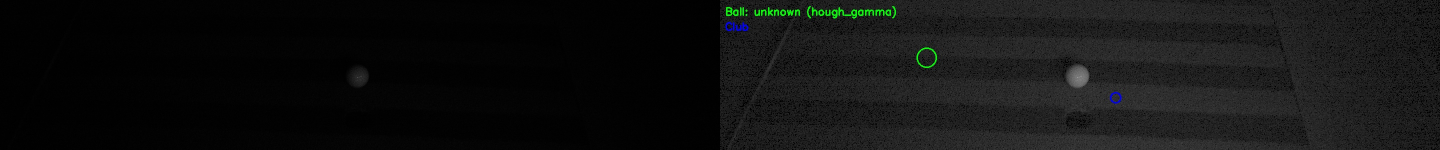
#> input picture enhanced_debug/debug_001.jpg, 2880 x 300 px, given as the content of the folder nalysis_Final_ver8/shot-image-jpg/7iron_no_marker_ball_shot1, which was not available (shown at 1/2 size)
$ python enhanced_golf_analyzer.py
#> lines starting #> are read from the running program, lines starting #| are printed output that depends on the picture; after the words box and inside, x2 and y2 are one past the last pixel; in counts of white or black regions, pixels touching at a corner belong together; pictures that were not available may be replaced by others from this repository, and a replacement may not be noted
#!/usr/bin/env python3
# -*- coding: utf-8 -*-
"""
Enhanced Golf Analyzer v4.0
소프트웨어 기반 이미지 향상 및 검출 개선 시스템
하드웨어 추가 없이 검출률 극대화
"""

import cv2
import numpy as np
import os
import pandas as pd
from typing import Optional, Dict, List, Tuple
from dataclasses import dataclass
from datetime import datetime
import math


@dataclass
class BallData:
    """골프공 데이터"""
    frame_num: int
    x: float
    y: float
    radius: float = 0.0
    velocity: float = 0.0
    launch_angle: float = 0.0
    direction_angle: float = 0.0
    backspin: float = 0.0
    sidespin: float = 0.0
    spin_axis: float = 0.0
    confidence: float = 0.0
    motion_state: str = "unknown"
    detection_method: str = ""


@dataclass
class ClubData:
    """클럽 데이터"""
    frame_num: int
    x: float
    y: float
    area: float = 0.0
    club_speed: float = 0.0
    attack_angle: float = 0.0
    face_angle: float = 0.0
    club_path: float = 0.0
    face_to_path: float = 0.0
    smash_factor: float = 0.0
    confidence: float = 0.0


class ImageEnhancer:
    """이미지 향상 처리기"""

    @staticmethod
    def enhance_dark_image(img: np.ndarray) -> Dict[str, np.ndarray]:
        """어두운 이미지 향상 - 여러 기법 적용"""
        enhanced_images = {}

        # 1. Gamma Correction (밝기 향상)
        gamma = 2.5  # 어두운 이미지를 위한 높은 감마값
        inv_gamma = 1.0 / gamma
        table = np.array([((i / 255.0) ** inv_gamma) * 255 for i in np.arange(0, 256)]).astype("uint8")
        enhanced_images['gamma'] = cv2.LUT(img, table)

        # 2. CLAHE (Contrast Limited Adaptive Histogram Equalization)
        gray = cv2.cvtColor(img, cv2.COLOR_BGR2GRAY)
        clahe = cv2.createCLAHE(clipLimit=4.0, tileGridSize=(8,8))
        enhanced_gray = clahe.apply(gray)
        enhanced_images['clahe'] = cv2.cvtColor(enhanced_gray, cv2.COLOR_GRAY2BGR)

        # 3. Histogram Stretching
        # 각 채널별로 스트레칭
        stretched = img.copy()
        for i in range(3):
            channel = img[:,:,i]
            min_val = np.min(channel)
            max_val = np.max(channel)
            if max_val > min_val:
                stretched[:,:,i] = ((channel - min_val) / (max_val - min_val) * 255).astype(np.uint8)
        enhanced_images['stretched'] = stretched

        # 4. Adaptive Threshold (이진화로 객체 강조)
        adaptive_thresh = cv2.adaptiveThreshold(gray, 255,
                                               cv2.ADAPTIVE_THRESH_GAUSSIAN_C,
                                               cv2.THRESH_BINARY, 11, 2)
        enhanced_images['adaptive'] = cv2.cvtColor(adaptive_thresh, cv2.COLOR_GRAY2BGR)

        # 5. 밝기/대비 조정
        alpha = 3.0  # 대비 (1.0-3.0)
        beta = 50    # 밝기 (0-100)
        adjusted = cv2.convertScaleAbs(img, alpha=alpha, beta=beta)
        enhanced_images['brightness'] = adjusted

        # 6. Unsharp Masking (선명도 향상)
        gaussian = cv2.GaussianBlur(img, (0, 0), 2.0)
        unsharp = cv2.addWeighted(img, 2.0, gaussian, -1.0, 0)
        enhanced_images['unsharp'] = unsharp

        return enhanced_images


class ROIBasedDetector:
    """ROI 기반 검출기 - 골프공이 나타날 가능성이 높은 영역 집중"""

    def __init__(self):
        self.ball_roi_history = []  # 이전 볼 위치 기록
        self.roi_size = 100  # ROI 크기

    def get_search_rois(self, img_shape: Tuple[int, int]) -> List[Tuple[int, int, int, int]]:
        """검색할 ROI 영역들 반환"""
        height, width = img_shape[:2]
        rois = []

        # 1. 이전 검출 위치 주변
        if self.ball_roi_history:
            last_pos = self.ball_roi_history[-1]
            x, y = last_pos
            roi = (
                max(0, x - self.roi_size//2),
                max(0, y - self.roi_size//2),
                min(width, x + self.roi_size//2),
                min(height, y + self.roi_size//2)
            )
            rois.append(roi)

        # 2. 일반적인 골프공 위치 (화면 중앙 영역)
        center_x, center_y = width // 2, height // 2
        rois.append((
            center_x - width//4, center_y - height//3,
            center_x + width//4, center_y + height//3
        ))

        # 3. 전체 이미지 (폴백)
        rois.append((0, 0, width, height))

        return rois

    def update_history(self, x: int, y: int):
        """검출 위치 업데이트"""
        self.ball_roi_history.append((x, y))
        if len(self.ball_roi_history) > 10:
            self.ball_roi_history.pop(0)


class AdvancedBallDetector:
    """개선된 볼 검출기"""

    def __init__(self):
        self.roi_detector = ROIBasedDetector()
        self.min_radius = 2  # 더 작은 반경도 검출
        self.max_radius = 20

    def detect_ball_multi_method(self, img: np.ndarray, enhanced_imgs: Dict[str, np.ndarray],
                                 frame_num: int) -> Optional[BallData]:
        """다중 방법으로 볼 검출"""

        # 모든 향상된 이미지에서 검출 시도
        all_detections = []

        for enhance_type, enhanced_img in enhanced_imgs.items():
            # ROI 영역들 가져오기
            rois = self.roi_detector.get_search_rois(enhanced_img.shape)

            for roi in rois:
                x1, y1, x2, y2 = roi
                roi_img = enhanced_img[y1:y2, x1:x2]

                # 방법 1: 밝은 점 검출
                detection = self._detect_bright_spot(roi_img, frame_num, enhance_type)
                if detection:
                    detection.x += x1
                    detection.y += y1
                    all_detections.append(detection)

                # 방법 2: Circle Hough Transform
                detection = self._detect_circle(roi_img, frame_num, enhance_type)
                if detection:
                    detection.x += x1
                    detection.y += y1
                    all_detections.append(detection)

                # 방법 3: Blob Detection
                detection = self._detect_blob(roi_img, frame_num, enhance_type)
                if detection:
                    detection.x += x1
                    detection.y += y1
                    all_detections.append(detection)

        # 가장 신뢰도 높은 검출 선택
        if all_detections:
            best_detection = max(all_detections, key=lambda x: x.confidence)
            # ROI 히스토리 업데이트
            self.roi_detector.update_history(int(best_detection.x), int(best_detection.y))
            return best_detection

        return None

    def _detect_bright_spot(self, img: np.ndarray, frame_num: int, method: str) -> Optional[BallData]:
        """밝은 점 검출"""
        if len(img.shape) == 3:
            gray = cv2.cvtColor(img, cv2.COLOR_BGR2GRAY)
        else:
            gray = img

        # 상위 5% 밝기 픽셀 추출
        threshold = np.percentile(gray, 95)
        _, bright = cv2.threshold(gray, int(threshold), 255, cv2.THRESH_BINARY)

        # 노이즈 제거
        kernel = np.ones((3,3), np.uint8)
        bright = cv2.morphologyEx(bright, cv2.MORPH_OPEN, kernel)

        # 연결된 컴포넌트 분석
        num_labels, labels, stats, centroids = cv2.connectedComponentsWithStats(bright, connectivity=8)

        for i in range(1, num_labels):
            area = stats[i, cv2.CC_STAT_AREA]

            # 골프공 크기 범위
            if np.pi * self.min_radius**2 <= area <= np.pi * self.max_radius**2:
                cx, cy = centroids[i]
                radius = np.sqrt(area / np.pi)

                # 원형성 검사
                x, y, w, h = stats[i, cv2.CC_STAT_LEFT], stats[i, cv2.CC_STAT_TOP], \
                           stats[i, cv2.CC_STAT_WIDTH], stats[i, cv2.CC_STAT_HEIGHT]
                aspect_ratio = w / h if h > 0 else 0

                if 0.7 < aspect_ratio < 1.3:  # 원형에 가까운 경우
                    return BallData(
                        frame_num=frame_num,
                        x=float(cx),
                        y=float(cy),
                        radius=radius,
                        confidence=0.7,
                        detection_method=f"bright_spot_{method}"
                    )

        return None

    def _detect_circle(self, img: np.ndarray, frame_num: int, method: str) -> Optional[BallData]:
        """Hough Circle 검출"""
        if len(img.shape) == 3:
            gray = cv2.cvtColor(img, cv2.COLOR_BGR2GRAY)
        else:
            gray = img

        # 가우시안 블러
        blurred = cv2.GaussianBlur(gray, (5, 5), 1)

        # 여러 파라미터로 시도
        param_sets = [
            (30, 10),  # 낮은 임계값
            (50, 15),  # 중간 임계값
            (70, 20),  # 높은 임계값
        ]

        for param1, param2 in param_sets:
            circles = cv2.HoughCircles(
                blurred,
                cv2.HOUGH_GRADIENT,
                dp=1.5,
                minDist=15,
                param1=param1,
                param2=param2,
                minRadius=self.min_radius,
                maxRadius=self.max_radius
            )

            if circles is not None:
                circles = np.uint16(np.around(circles))
                for circle in circles[0, :]:
                    x, y, r = circle
                    return BallData(
                        frame_num=frame_num,
                        x=float(x),
                        y=float(y),
                        radius=float(r),
                        confidence=0.8,
                        detection_method=f"hough_{method}"
                    )

        return None

    def _detect_blob(self, img: np.ndarray, frame_num: int, method: str) -> Optional[BallData]:
        """Blob 검출"""
        if len(img.shape) == 3:
            gray = cv2.cvtColor(img, cv2.COLOR_BGR2GRAY)
        else:
            gray = img

        # Blob 검출기 설정
        params = cv2.SimpleBlobDetector_Params()

        # 임계값
        params.minThreshold = 10
        params.maxThreshold = 200

        # 면적
        params.filterByArea = True
        params.minArea = np.pi * self.min_radius**2
        params.maxArea = np.pi * self.max_radius**2

        # 원형성
        params.filterByCircularity = True
        params.minCircularity = 0.6

        # 볼록성
        params.filterByConvexity = True
        params.minConvexity = 0.8

        # 관성
        params.filterByInertia = True
        params.minInertiaRatio = 0.5

        detector = cv2.SimpleBlobDetector_create(params)
        keypoints = detector.detect(gray)

        if keypoints:
            kp = keypoints[0]
            return BallData(
                frame_num=frame_num,
                x=kp.pt[0],
                y=kp.pt[1],
                radius=kp.size / 2,
                confidence=0.75,
                detection_method=f"blob_{method}"
            )

        return None


class AdvancedClubDetector:
    """개선된 클럽 검출기"""

    def detect_club(self, img: np.ndarray, enhanced_imgs: Dict[str, np.ndarray],
                    frame_num: int) -> Optional[ClubData]:
        """클럽 검출"""

        # 가장 밝은 영역 찾기 (클럽 헤드는 반사율이 높음)
        gray = cv2.cvtColor(img, cv2.COLOR_BGR2GRAY)

        # 상위 10% 밝기 영역
        threshold = np.percentile(gray, 90)
        _, bright = cv2.threshold(gray, int(threshold), 255, cv2.THRESH_BINARY)

        # 노이즈 제거 및 연결
        kernel = np.ones((7,7), np.uint8)
        bright = cv2.morphologyEx(bright, cv2.MORPH_CLOSE, kernel)

        # 윤곽선 검출
        contours, _ = cv2.findContours(bright, cv2.RETR_EXTERNAL, cv2.CHAIN_APPROX_SIMPLE)

        if contours:
            # 가장 큰 윤곽선 (클럽 헤드일 가능성)
            largest = max(contours, key=cv2.contourArea)
            area = cv2.contourArea(largest)

            if area > 30:  # 최소 면적
                M = cv2.moments(largest)
                if M["m00"] != 0:
                    cx = int(M["m10"] / M["m00"])
                    cy = int(M["m01"] / M["m00"])

                    return ClubData(
                        frame_num=frame_num,
                        x=float(cx),
                        y=float(cy),
                        area=area,
                        confidence=min(1.0, area / 200.0)
                    )

        return None


class PhysicsCalculator:
    """물리 계산기"""

    def __init__(self):
        self.fps = 820
        self.pixel_to_mm = 0.3
        self.ball_history = []
        self.club_history = []

    def calculate_ball_physics(self, ball: BallData, history: List[BallData]) -> BallData:
        """볼 물리 계산"""
        if len(history) >= 2:
            # 속도 계산
            p1 = history[-2]
            p2 = history[-1]

            dx = ball.x - p2.x
            dy = ball.y - p2.y
            dt = 1.0 / self.fps

            pixel_speed = np.sqrt(dx*dx + dy*dy) / dt
            ball.velocity = pixel_speed * self.pixel_to_mm * 0.002237  # mph

            # 발사각
            if len(history) >= 3:
                p0 = history[-3]
                trajectory_angle = np.degrees(np.arctan2(-(ball.y - p0.y), ball.x - p0.x))
                ball.launch_angle = trajectory_angle

            # 방향각
            ball.direction_angle = np.degrees(np.arctan2(dx, -dy))

            # 모션 상태
            if pixel_speed > 10:
                ball.motion_state = "launched"
            elif pixel_speed > 2:
                ball.motion_state = "moving"
            else:
                ball.motion_state = "static"

            # 스핀 추정 (속도 기반)
            if ball.motion_state == "launched":
                ball.backspin = 2500 + pixel_speed * 15
                ball.sidespin = abs(ball.direction_angle) * 30
                ball.spin_axis = ball.direction_angle * 0.3

        return ball

    def calculate_club_physics(self, club: ClubData, ball: Optional[BallData],
                              history: List[ClubData]) -> ClubData:
        """클럽 물리 계산"""
        if len(history) >= 2:
            p1 = history[-2]
            p2 = history[-1]

            dx = club.x - p2.x
            dy = club.y - p2.y
            dt = 1.0 / self.fps

            pixel_speed = np.sqrt(dx*dx + dy*dy) / dt
            club.club_speed = pixel_speed * self.pixel_to_mm * 0.002237

            # 어택 앵글
            club.attack_angle = np.degrees(np.arctan2(-dy, dx))

            # 기본값
            club.face_angle = 2.5
            club.club_path = club.attack_angle * 0.8
            club.face_to_path = club.face_angle - club.club_path

            # 스매쉬팩터
            if ball and ball.velocity > 0 and club.club_speed > 0:
                club.smash_factor = ball.velocity / club.club_speed

        return club


class EnhancedGolfAnalyzer:
    """향상된 골프 분석기"""

    def __init__(self):
        self.enhancer = ImageEnhancer()
        self.ball_detector = AdvancedBallDetector()
        self.club_detector = AdvancedClubDetector()
        self.physics = PhysicsCalculator()

        self.ball_history = []
        self.club_history = []

    def analyze_frame(self, img_path: str, frame_num: int, save_debug: bool = False) -> Dict:
        """프레임 분석"""
        img = cv2.imread(img_path)
        if img is None:
            return {'frame_num': frame_num, 'ball_data': None, 'club_data': None}

        # 이미지 향상
        enhanced_imgs = self.enhancer.enhance_dark_image(img)

        # 볼 검출
        ball_data = self.ball_detector.detect_ball_multi_method(img, enhanced_imgs, frame_num)
        if ball_data:
            self.ball_history.append(ball_data)
            ball_data = self.physics.calculate_ball_physics(ball_data, self.ball_history)

        # 클럽 검출
        club_data = self.club_detector.detect_club(img, enhanced_imgs, frame_num)
        if club_data:
            self.club_history.append(club_data)
            club_data = self.physics.calculate_club_physics(club_data, ball_data, self.club_history)

        # 디버그 이미지 저장
        if save_debug and (ball_data or club_data):
            self._save_debug_image(img, enhanced_imgs, ball_data, club_data, frame_num)

        return {
            'frame_num': frame_num,
            'ball_data': ball_data,
            'club_data': club_data
        }

    def _save_debug_image(self, orig_img: np.ndarray, enhanced_imgs: Dict[str, np.ndarray],
                         ball_data: Optional[BallData], club_data: Optional[ClubData],
                         frame_num: int):
        """디버그 이미지 저장"""
        # 가장 좋은 향상 이미지 선택
        debug_img = enhanced_imgs.get('gamma', orig_img).copy()

        # 검출 결과 표시
        if ball_data:
            cv2.circle(debug_img, (int(ball_data.x), int(ball_data.y)),
                      int(ball_data.radius) if ball_data.radius > 0 else 5,
                      (0, 255, 0), 2)
            text = f"Ball: {ball_data.motion_state} ({ball_data.detection_method})"
            cv2.putText(debug_img, text, (10, 30),
                       cv2.FONT_HERSHEY_SIMPLEX, 0.7, (0, 255, 0), 2)

        if club_data:
            cv2.circle(debug_img, (int(club_data.x), int(club_data.y)),
                      10, (255, 0, 0), 2)
            cv2.putText(debug_img, "Club", (10, 60),
                       cv2.FONT_HERSHEY_SIMPLEX, 0.7, (255, 0, 0), 2)

        # 저장
        debug_dir = "C:/src/GolfSwingAnalysis_Final_ver8/enhanced_debug"
        os.makedirs(debug_dir, exist_ok=True)

        # 원본과 향상된 이미지 나란히 저장
        combined = np.hstack([orig_img, debug_img])
        debug_path = os.path.join(debug_dir, f"debug_{frame_num:03d}.jpg")
        cv2.imwrite(debug_path, combined)

    def process_sequence(self, image_dir: str) -> List[Dict]:
        """이미지 시퀀스 처리"""
        jpg_files = []
        for file in sorted(os.listdir(image_dir)):
            if file.lower().endswith('.jpg'):
                jpg_files.append(os.path.join(image_dir, file))

        print(f"총 {len(jpg_files)}개 이미지 처리")

        results = []
        for i, img_path in enumerate(jpg_files, 1):
            print(f"\r프레임 {i}/{len(jpg_files)} 처리 중...", end="")

            # 주요 프레임만 디버그 이미지 저장
            save_debug = (i % 10 == 0) or (i <= 5)

            result = self.analyze_frame(img_path, i, save_debug)
#> in analyze_frame, img is the input picture: shape (300, 2880, 3); mean B, G, R 17.4, 17.9, 17.2
#> in enhance_dark_image, `enhanced_gray = clahe.apply(gray)`:
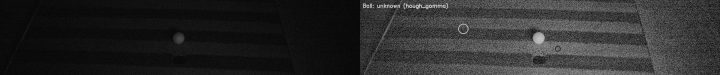
#> enhanced_gray: shape (300, 2880) (shown at 1/4 size); min 2, max 216, mean 43.4
#> the loop in enhance_dark_image, `for i in range(3):` made 3 passes
#> max_val on passes 1 to 3: 252, 255, 175
#> in enhance_dark_image, `adaptive_thresh = cv2.adaptiveThreshold(gray, 255, cv2.ADAPTIVE_THRESH..`:
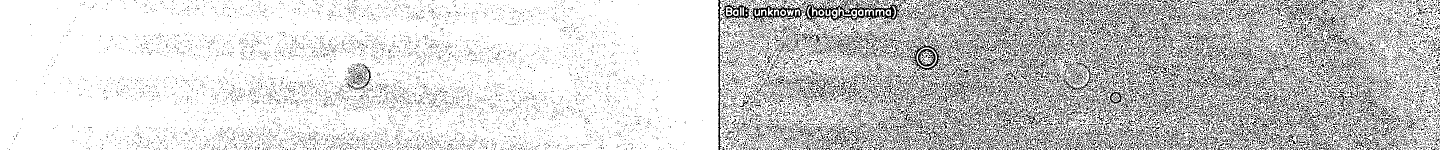
#> adaptive_thresh: shape (300, 2880) (shown at 1/2 size); 81.6% white; black in thin lines or dots
#> in enhance_dark_image, `adjusted = cv2.convertScaleAbs(img, alpha=alpha, beta=beta)`:
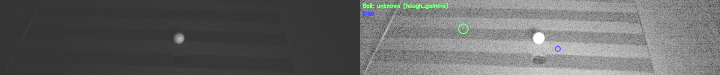
#> adjusted: shape (300, 2880, 3) (shown at 1/4 size); mean B, G, R 101.7, 102.2, 101.4
#> in analyze_frame, `enhanced_imgs = self.enhancer.enhance_dark_image(img)`: enhanced_imgs = 6 items
#> the loop in detect_ball_multi_method, `for enhance_type, enhanced_img in enhanced_imgs.items():` made 6 passes
#> pass 1, in _detect_bright_spot, `gray = cv2.cvtColor(img, cv2.COLOR_BGR2GRAY)`:
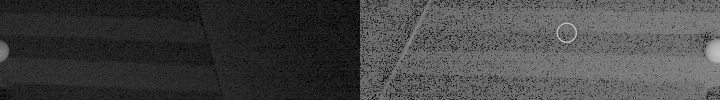
#> gray: shape (200, 1440) (shown at 1/2 size); min 0, max 219, mean 68.5
#> pass 1, in _detect_bright_spot, `bright = cv2.morphologyEx(bright, cv2.MORPH_OPEN, kernel)`:
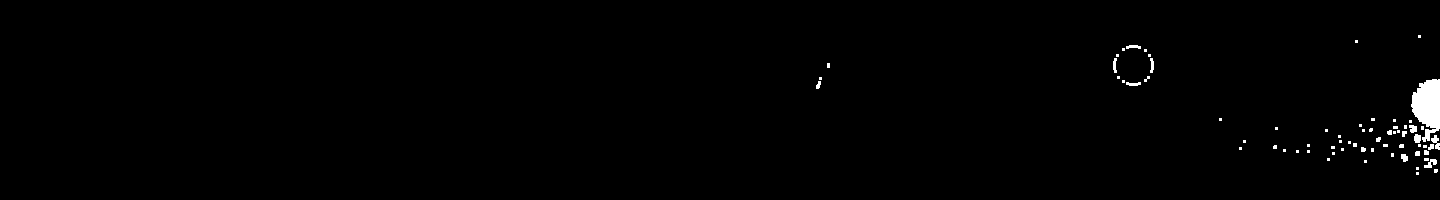
#> bright: shape (200, 1440); 0.84% white; 69 white regions (51 under 20 px), largest, box (x1, y1, x2, y2) and area: (1411, 79, 1440, 142) 1230, (1431, 135, 1440, 150) 70, (1424, 159, 1437, 168) 64
#> after the loop in detect_ball_multi_method, `for enhance_type, enhanced_img in enhanced_imgs.items():`: all_detections = 34 items; detection.x = 1477; detection.y = 278
#> in detect_club, `threshold = np.percentile(gray, 90)`: threshold = 42
#> in detect_club, `_, bright = cv2.threshold(gray, int(threshold), 255, cv2.THRESH_BINARY)`:
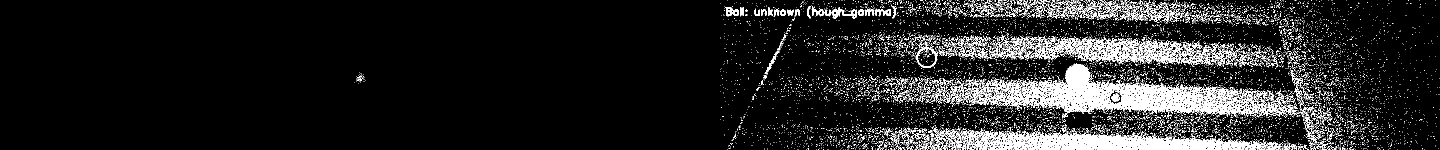
#> bright: shape (300, 2880) (shown at 1/2 size); 9.3% white in thin lines or dots, all inside (x1, y1, x2, y2) = (709, 0, 2880, 300)
#> in detect_club, `bright = cv2.morphologyEx(bright, cv2.MORPH_CLOSE, kernel)`:
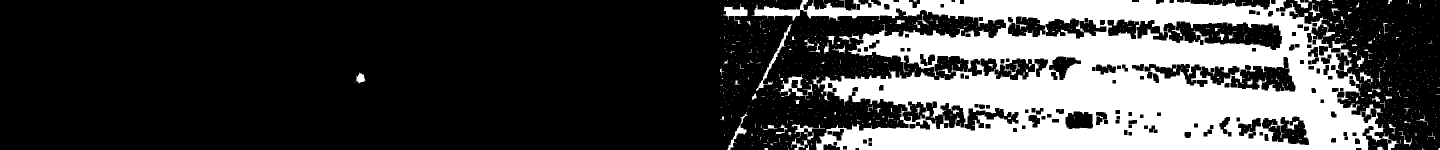
#> bright: shape (300, 2880) (shown at 1/2 size); 26.5% white; 776 white regions (696 under 20 px)
#> in detect_club, `contours, _ = cv2.findContours(bright, cv2.RETR_EXTERNAL, cv2.CHAIN_AP..`: contours = 674 contours, 634 with area under 20; largest, box (x1, y1, x2, y2) and area: (1503, 0, 2798, 300) 270002, (1557, 149, 1625, 198) 716, (1512, 48, 1583, 182) 668, (1447, 7, 1495, 48) 653, (1454, 224, 1496, 300) 393
#> in detect_club, `largest = max(contours, key=cv2.contourArea)`: largest = contour of 2030 points, box (x1, y1, x2, y2) (1503, 0, 2798, 300), area 270002
#> (the rest of the program and of its run is left out)
